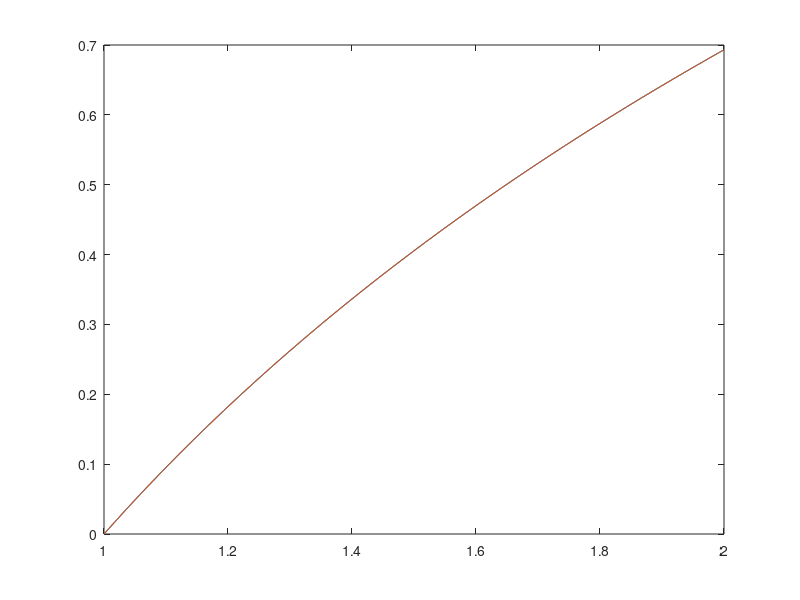

Reproduce this figure in MATLAB.
function shooting_method10_3
solver();



end


function f = solver()
[t,u]=ode45(@equation,[1 2],[0 0 0 1]);
ydb=u(length(t),1);
yfb=u(length(t),3);
lamda=(log(2)-yfb)/(ydb-yfb);
plot(t,lamda*u(:,1)+(1-lamda)*u(:,3),t,log(t))
end


function dy=equation(t,y)
dy=zeros(4,1);
dy(1)=y(2);
dy(2)=log(t)-y(1)-y(2).^2;
dy(3)=y(4);
dy(4)=log(t)-y(3)-y(4).^2;
end